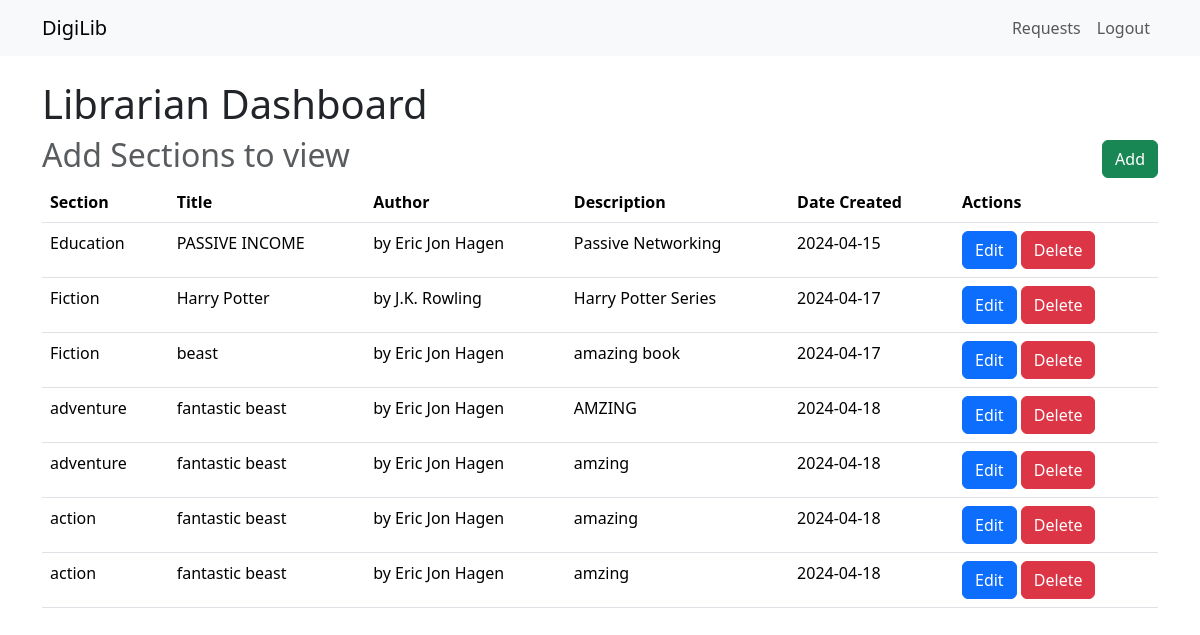
The page /admin (signed in) on the database its author committed.
### models.py (models this page shows)
class Section(db.Model):
    id = db.Column(db.Integer, primary_key=True)
    title = db.Column(db.String(100), nullable=True)
    section = db.Column(db.String(100), nullable=True)
    description = db.Column(db.String(255), nullable=False)
    date_created = db.Column(db.Date, nullable=False)
    author=db.Column(db.String(100), nullable=False)
    category_id = db.Column(db.Integer, db.ForeignKey('category.id'), nullable=True)
    category = db.relationship('Category', backref=db.backref('section', lazy=True))
    pdf_path = db.Column(db.String(255), nullable=True)
    image_path = db.Column(db.String)
    requests = db.relationship("Request", back_populates="section")
    feedbacks = db.relationship("Feedback", back_populates="section")

### routes.py (the view)
@app.route('/admin')
@auth_required
def admin():
    user = User.query.get(session['user_id'])
    if not user.is_admin:
        flash('You are not authorized to view this page.')
        return redirect(url_for('login'))
    else:
        sections = Section.query.all()
        requests = Request.query.all()  # Fetch all requests
        return render_template('admin.html', user=user, sections=sections, requests=requests)

### routes.py (called while the page is built)
def auth_required(func):
    @wraps(func)
    def inner(*args, **kwargs):
        if 'user_id' not in session:
            flash('You need to login first.')
            return redirect(url_for('login'))
        return func(*args, **kwargs)
    return inner

### templates/admin.html (shortened to what this page needs)
<!doctype html>
<html lang="en">
<head>
    <link href="https://cdn.jsdelivr.net/npm/bootstrap@5.3.3/dist/css/bootstrap.min.css" rel="stylesheet"
>
    <link rel="stylesheet" type="text/css" href="{{ url_for('static', filename='style.css') }}">
</head>
<body>
    <nav class="navbar navbar-expand-lg navbar-light bg-light">
        <div class="container">
            <a class="navbar-brand" href="/">DigiLib</a>
            <div class="collapse navbar-collapse" id="navbarNavDropdown">
                <ul class="navbar-nav">
                    <li class="nav-item">
                        <a class="nav-link" href="/librarian">Requests</a>
                    <li class="nav-item">
                        <a class="nav-link" href="/login">Logout</a>
                    </li>
                    </li>
                </ul>
            </div>
        </div>
    </nav>
    <main role="main" class="container mt-4">
    <h1>Librarian Dashboard</h1>
    <div class="headings">
        <h2 class="text-muted">Add Sections to view</h2>
        <a class="btn btn-success" href="{{ url_for('add_category')}}">
            Add
        </a>
    </div>
<table class="table">
    <thead>
        <tr>
            <th>Section</th>
            <th>Title</th>
            <th>Author</th>
            <th>Description</th>
            <th>Date Created</th>
            <th>Actions</th>
        </tr>
    </thead>
    <tbody>
        {% for section in sections %}
        <tr>
            <td>{{ section.section }}</td>
            <td>{{ section.title }}</td>
            <td>{{ section.author }}</td>
            <td>{{ section.description }}</td>
            <td>{{ section.date_created }}</td>
            <td>
                <a class="btn btn-primary" href="{{ url_for('edit_section_post', id=section.id) }}">
                    Edit
                </a>
                <form method="post" action="{{ url_for('delete_section', id=section.id) }}" style="display: inline;">
                    <button type="submit" class="btn btn-danger" onclick="return confirm('Are you sure you want to delete this section?')">
                        Delete
                    </button>
                </form>
            </td>
        </tr>
        {% endfor %}
    </tbody>
</table>
</body>
</html>

### rows shown on the page
Section: section "Education", title "PASSIVE INCOME", author "by Eric Jon Hagen", description "Passive Networking", date_created "2024-04-15"
Section: section "Fiction", title "Harry Potter", author "by J.K. Rowling", description "Harry Potter Series", date_created "2024-04-17"
Section: section "Fiction", title "beast", author "by Eric Jon Hagen", description "amazing book", date_created "2024-04-17"
Section: section "adventure", title "fantastic beast", author "by Eric Jon Hagen", description "AMZING", date_created "2024-04-18"
Section: section "adventure", title "fantastic beast", author "by Eric Jon Hagen", description "amzing", date_created "2024-04-18"
Section: section "action", title "fantastic beast", author "by Eric Jon Hagen", description "amazing", date_created "2024-04-18"
Section: section "action", title "fantastic beast", author "by Eric Jon Hagen", description "amzing", date_created "2024-04-18"
